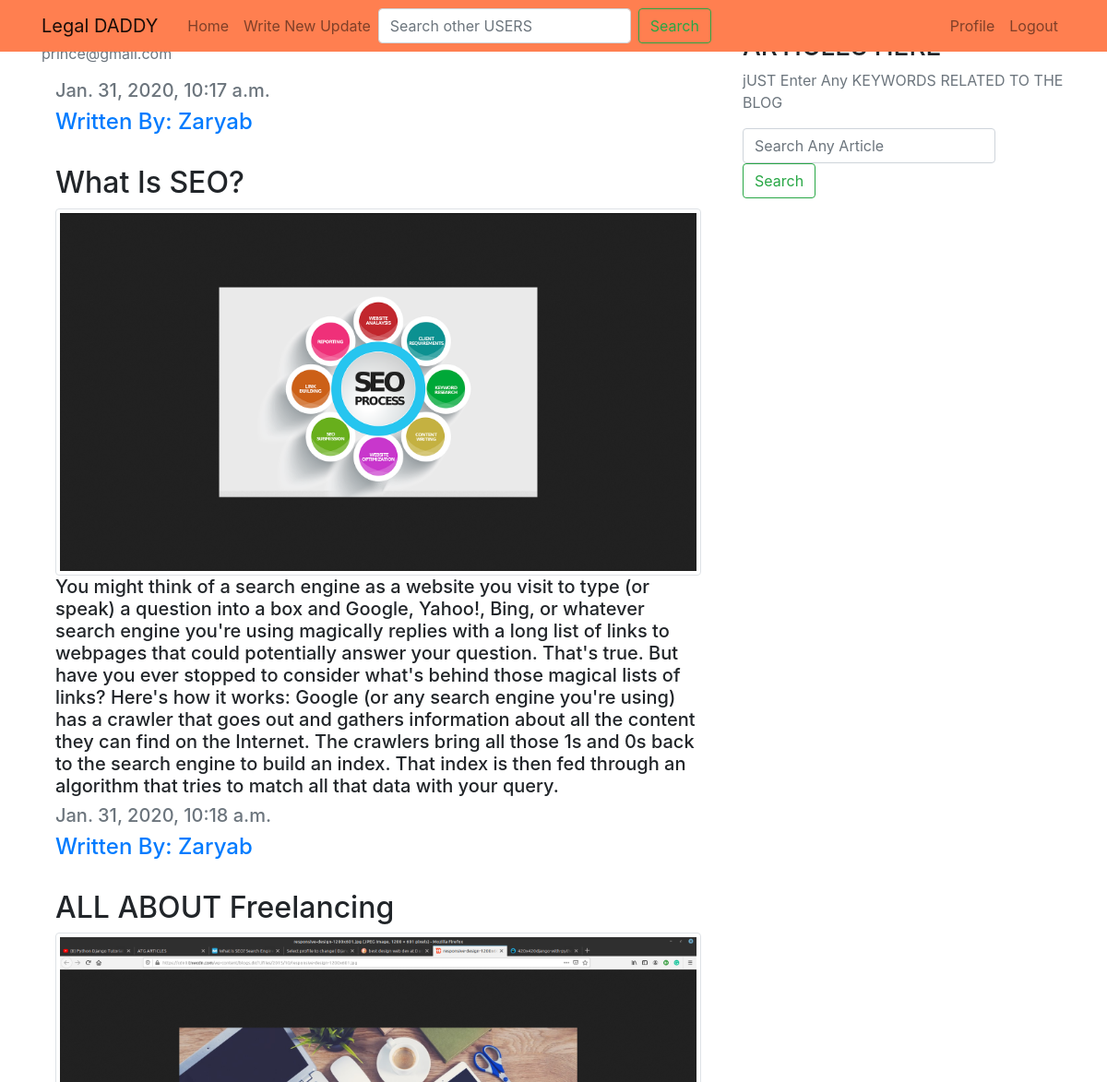
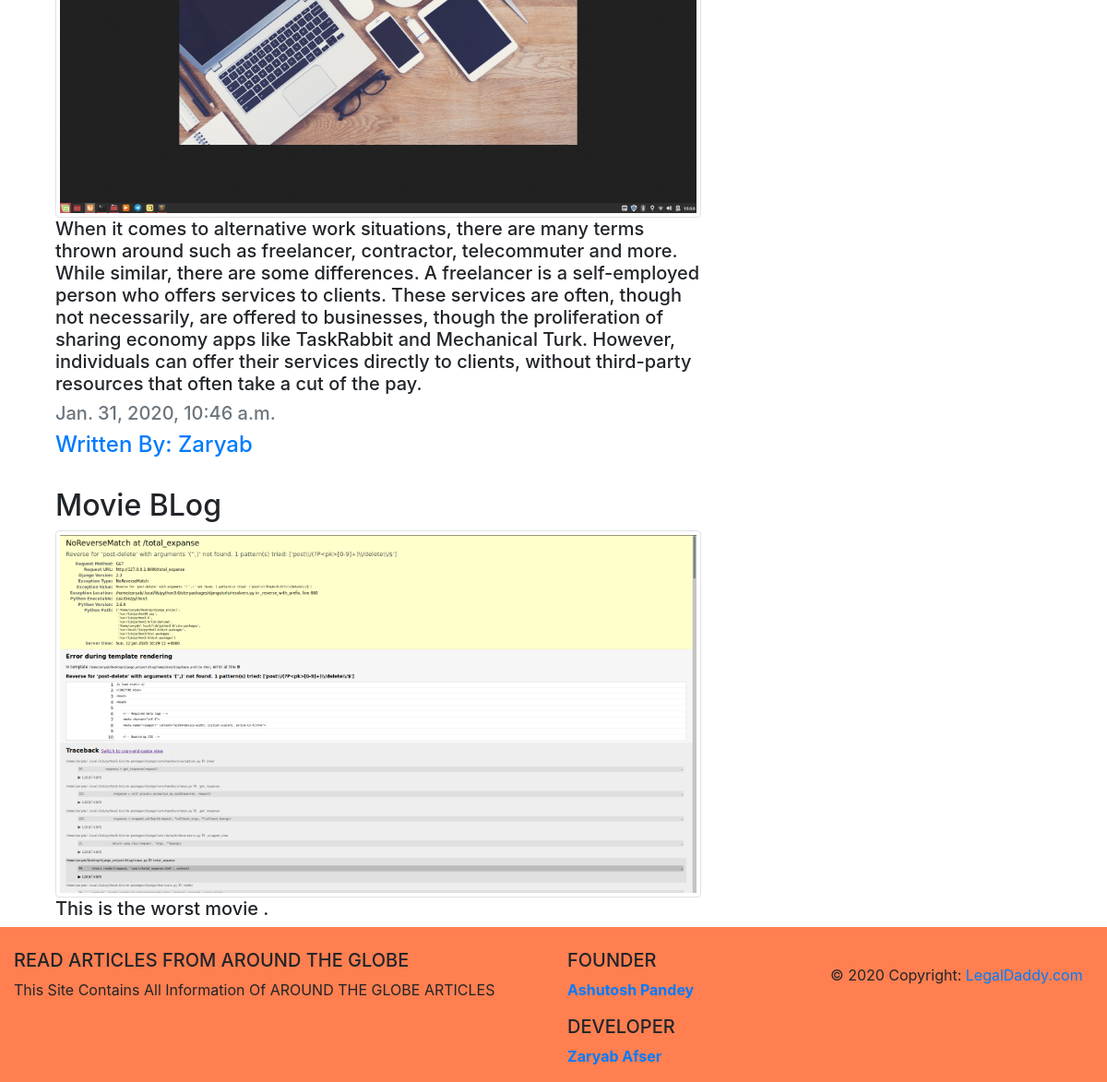
/profile/8 (signed in), run on the app's committed database (2 pictures, top to bottom).
### blog/models.py (models this page shows, shortened)
class Post(models.Model):
    title = models.CharField(max_length=100)
    article = models.TextField()
    date = models.DateTimeField(default=timezone.now)
    image = models.FileField(upload_to='blog_pics')
    public = models.BooleanField(default=False,blank=False)
    person = models.ForeignKey(User, on_delete=models.CASCADE)

### blog/views.py (the view)
# urls.py: path('profile/<person_id>', views.profile,name='profile'),
@login_required
def profile(request, person_id):
    detail = Post.objects.filter(person_id=person_id)
    count = detail.count()
    context={
        "datas": detail,
        "count":count
    }
    return render(request, 'blog/profile.html',context)

### blog/templates/blog/profile.html (shortened to what this page needs)
{% extends "blog/base_profile.html" %}
{% load static %}
{% block content %}
	<div class="content-section">
      <div class="media">
        <div class="media-body">
          <h2 class="account-heading">{{ user.username }}</h2>
          <p class="text-secondary">{{ user.email }}</p>
        </div>
          <h1>{{ count }} Blogs Yet</h1>
      </div>
    </div>
    <div class="container">
      {% for data in datas %}
    	 <article class="media content-section">
          <div class="media-body">
            <h5 class="text-muted">{{ data.date }}</h5>
            <div class="article-metadata">
              <h4><a class="mr-2" href="#" %}>Written By: {{ data.person }}</a></h4>
            </div>
            <br>
            <h2 class="article-title-head">{{ data.title }}</h2>
            <img class="img-thumbnail" alt="Responsive Thumbnail Image" src="{{ data.image.url }}" width="160%" height="90">
            <br>
            <h5 class="article-title" >{{ data.article }}</h5>
          </div>
        </article>
        {% endfor %}
    </div>
{% endblock %}

### blog/static/blog/main.css (style rules this page uses)
:root { --input-padding-x: 1.5rem; --input-padding-y: .75rem; }
body { background: white; }

### data on the page
Post: date "Jan. 31, 2020, 10:17 a.m.", person "Zaryab", title "What Is SEO?", image (picture), article "You might think of a search engine as a website you visit to type (or speak) a question into a box and Google, Yahoo!, Bing, or whatever search engine you're using magically replies with a long list of links to webpages that could potentially answer your question. That's true. But have you ever stopped to consider what's behind those magical lists of links? Here's how it works: Google (or any search engine you're using) has a crawler that goes out and gathers information about all the content they can find on the Internet. The crawlers bring all those 1s and 0s back to the search engine to build an index. That index is then fed through an algorithm that tries to match all that data with…"
Post: date "Jan. 31, 2020, 10:18 a.m.", person "Zaryab", title "ALL ABOUT Freelancing", image (picture), article "When it comes to alternative work situations, there are many terms thrown around such as freelancer, contractor, telecommuter and more. While similar, there are some differences. A freelancer is a self-employed person who offers services to clients. These services are often, though not necessarily, are offered to businesses, though the proliferation of sharing economy apps like TaskRabbit and Mechanical Turk. However, individuals can offer their services directly to clients, without third-party resources that often take a cut of the pay."
Post: date "Jan. 31, 2020, 10:46 a.m.", person "Zaryab", title "Movie BLog", image (picture), article "This is the worst movie ."

### other printed values
{{ user.email }} "prince@gmail.com"
